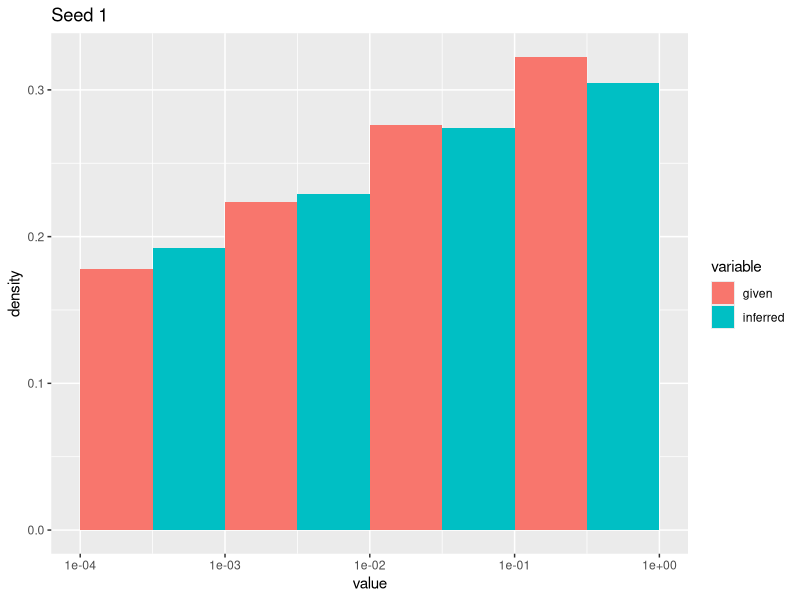
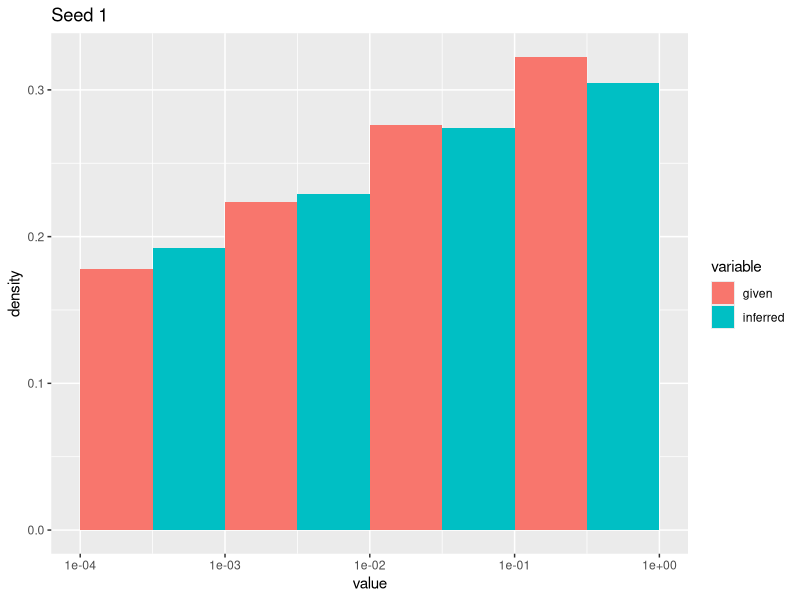
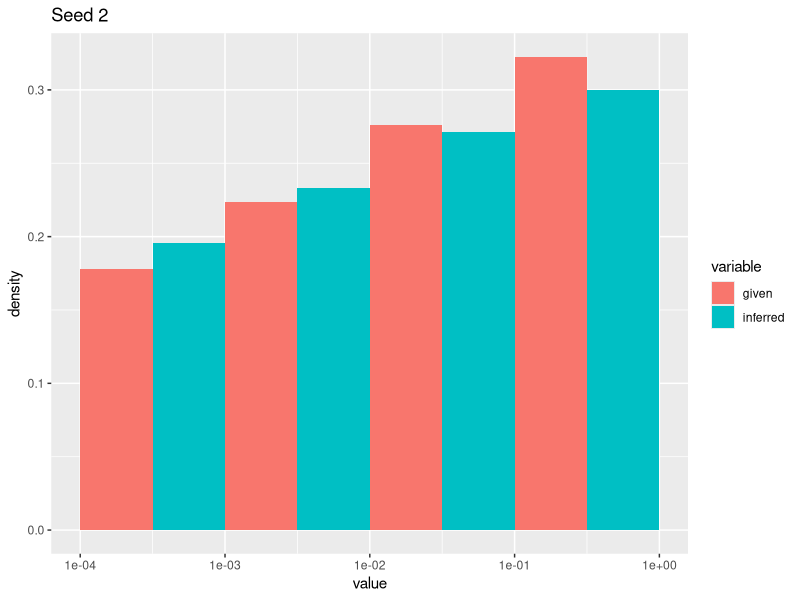
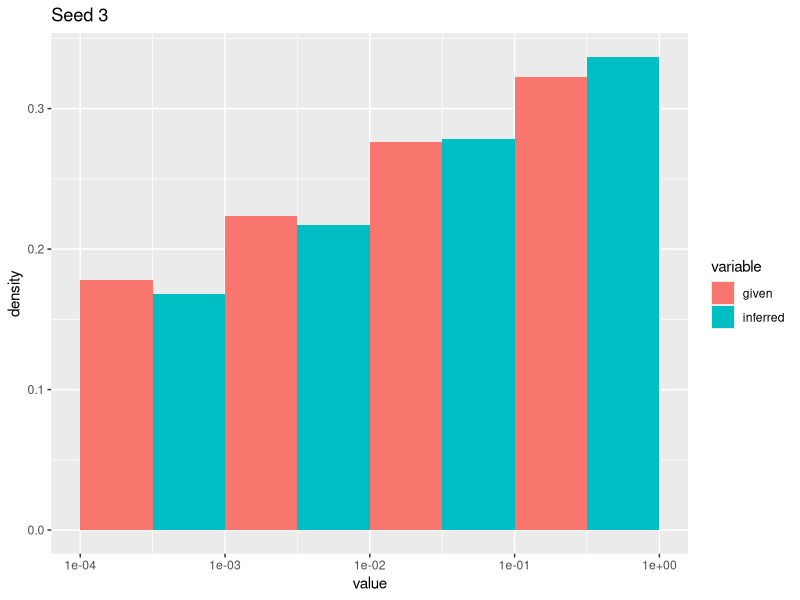
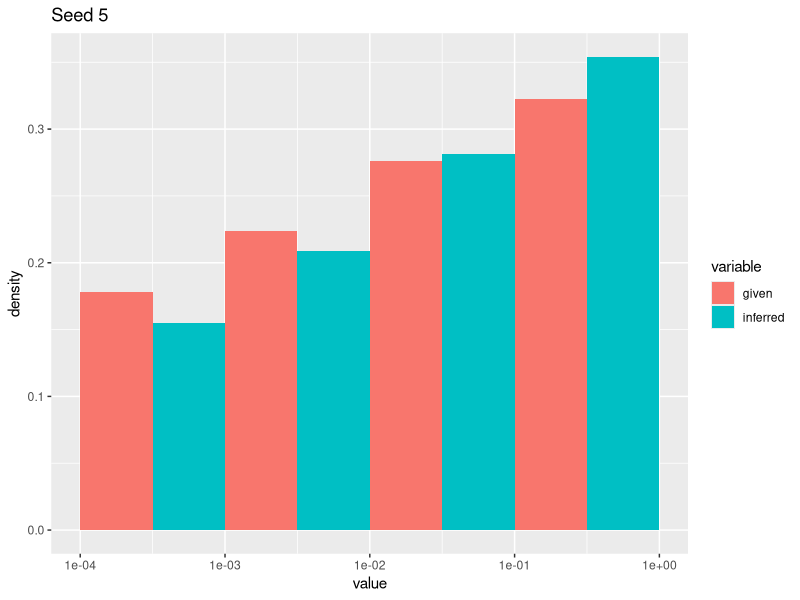
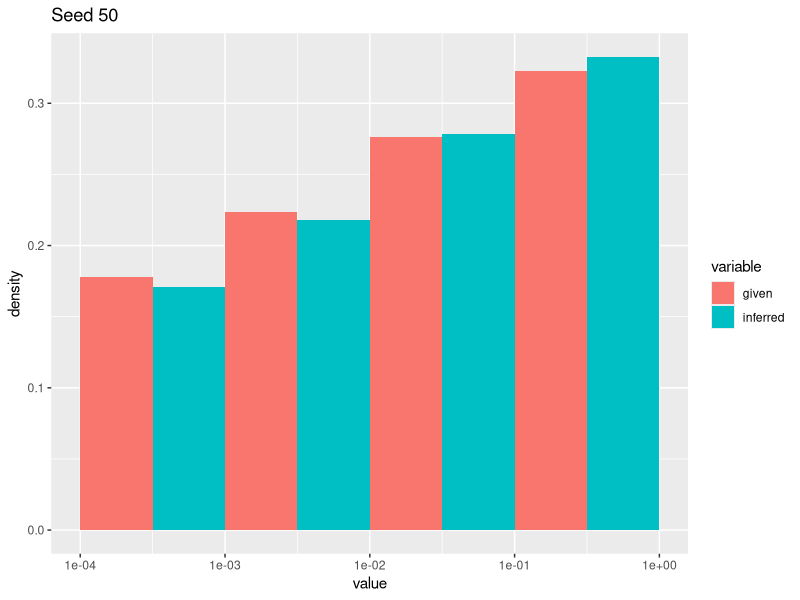
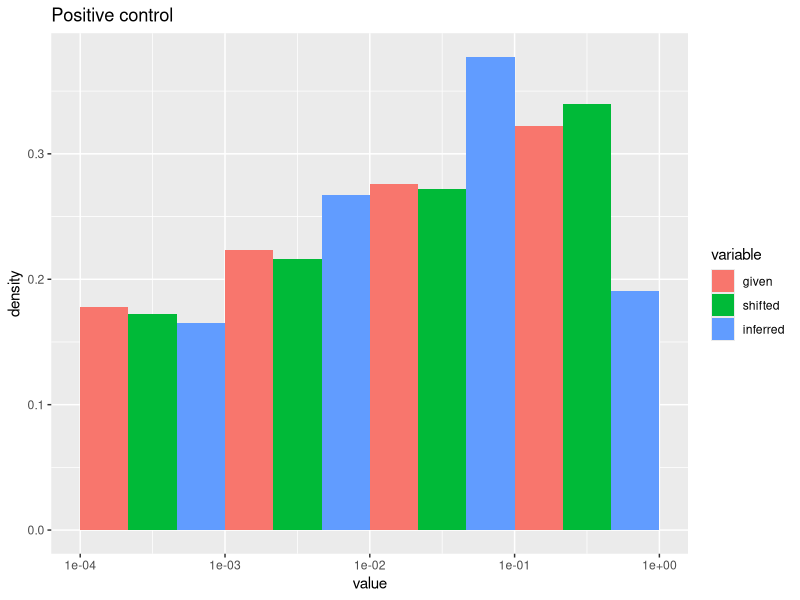
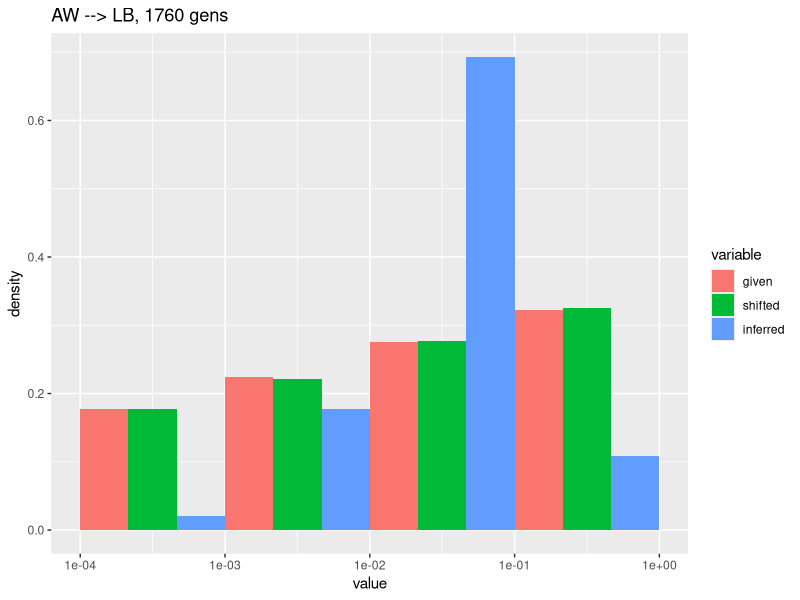

Recreate these plots in R, in order.
# DFE_visual_comparison.R
# Author: Jonathan Mah
# Date: 20190725
# This script is used to visually compare different DFE's.

library(ggplot2)
library(reshape2)

set.seed(1)

given_shape = 0.0980
given_scale = 4.9260

given_dist = rgamma(1000000, shape=given_shape, scale=given_scale)

seed_1_shape = 0.07823031
seed_1_scale = 4.89753492

seed_1_dist = rgamma(1000000, shape=seed_1_shape, scale=seed_1_scale)

seed_2_shape = 0.07286296
seed_2_scale = 4.97917218

seed_2_dist = rgamma(1000000, shape=seed_2_shape, scale=seed_2_scale)

seed_3_shape = 0.11293385
seed_3_scale = 4.76848343

seed_3_dist = rgamma(1000000, shape=seed_3_shape, scale=seed_3_scale)

seed_5_shape = 0.13145862
seed_5_scale = 4.92067621

seed_5_dist = rgamma(1000000, shape=seed_5_shape, scale=seed_5_scale)

seed_50_shape = 0.10862258
seed_50_scale = 4.91345036

seed_50_dist = rgamma(1000000, shape=seed_50_shape, scale=seed_50_scale)

AW_poscon_shifted_shape = 0.0980
AW_poscon_shifted_scale = 492.60
AW_poscon_inferred_shape = 0.21763684
AW_poscon_inferred_scale = 0.23417476

AW_poscon_shifted_dist = rgamma(1000000, shape=AW_poscon_shifted_shape, scale=AW_poscon_shifted_scale)
AW_poscon_inferred_dist = rgamma(1000000, shape=AW_poscon_inferred_shape, scale=AW_poscon_inferred_scale)

AW_LB_shifted_shape = 0.1001
AW_LB_shifted_scale = 4.9873
AW_LB_inferred_shape = 0.99682586
AW_LB_inferred_scale = 0.04518004

AW_LB_shifted_dist = rgamma(1000000, shape=AW_LB_shifted_shape, scale=AW_LB_shifted_scale)
AW_LB_inferred_dist = rgamma(1000000, shape=AW_LB_inferred_shape, scale=AW_LB_inferred_scale)

AW_PG_shifted_shape = 0.0931
AW_PG_shifted_scale = 4.5879
AW_PG_inferred_shape_1760 = 0.9573767
AW_PG_inferred_scale_1760 = 0.03943018

AW_PG_shifted_dist = rgamma(1000000, shape=AW_PG_shifted_shape, scale=AW_PG_shifted_scale)
AW_PG_inferred_dist_1760 = rgamma(1000000, shape=AW_PG_inferred_shape_1760, scale=AW_PG_inferred_scale_1760)

AW_PG_inferred_shape_100 = 0.11647548
AW_PG_inferred_scale_100 = 4.87223218

AW_PG_inferred_dist_100 = rgamma(1000000, shape=AW_PG_inferred_shape_100, scale=AW_PG_inferred_scale_100)

AW_PG_inferred_shape_1000 = 0.13395607
AW_PG_inferred_scale_1000 = 4.98398772

AW_PG_inferred_dist_1000 = rgamma(1000000, shape=AW_PG_inferred_shape_1000, scale=AW_PG_inferred_scale_1000)

AW_PG_inferred_shape_2000 = 0.16675636
AW_PG_inferred_scale_2000 = 4.960004

AW_PG_inferred_dist_2000 = rgamma(1000000, shape=AW_PG_inferred_shape_2000, scale=AW_PG_inferred_scale_2000)

seed_1_df <- data.frame(given = given_dist,
                        inferred = seed_1_dist)

ggplot(melt(seed_1_df), aes(x=value, y=..density.., fill = variable)) + 
  geom_histogram(position = "dodge",
                 breaks=c(0.0001, 0.001, 0.01, 0.1, 1)) +
  scale_x_log10() +
  ggtitle('Seed 1')

seed_1_df <- data.frame(given = given_dist,
                        inferred = seed_1_dist)

ggplot(melt(seed_1_df), aes(x=value, y=..density.., fill = variable)) + 
  geom_histogram(position = "dodge",
                 breaks=c(0.0001, 0.001, 0.01, 0.1, 1)) +
  scale_x_log10() +
  ggtitle('Seed 1')

seed_2_df <- data.frame(given = given_dist,
                        inferred = seed_2_dist)

ggplot(melt(seed_2_df), aes(x=value, y=..density.., fill = variable)) + 
  geom_histogram(position = "dodge",
                 breaks=c(0.0001, 0.001, 0.01, 0.1, 1)) +
  scale_x_log10() +
  ggtitle('Seed 2')

seed_3_df <- data.frame(given = given_dist,
                        inferred = seed_3_dist)

ggplot(melt(seed_3_df), aes(x=value, y=..density.., fill = variable)) + 
  geom_histogram(position = "dodge",
                 breaks=c(0.0001, 0.001, 0.01, 0.1, 1)) +
  scale_x_log10() +
  ggtitle('Seed 3')

seed_5_df <- data.frame(given = given_dist,
                        inferred = seed_5_dist)

ggplot(melt(seed_5_df), aes(x=value, y=..density.., fill = variable)) + 
  geom_histogram(position = "dodge",
                 breaks=c(0.0001, 0.001, 0.01, 0.1, 1)) +
  scale_x_log10() +
  ggtitle('Seed 5')

seed_50_df <- data.frame(given = given_dist,
                        inferred = seed_50_dist)

ggplot(melt(seed_50_df), aes(x=value, y=..density.., fill = variable)) + 
  geom_histogram(position = "dodge",
                 breaks=c(0.0001, 0.001, 0.01, 0.1, 1)) +
  scale_x_log10() +
  ggtitle('Seed 50')

AW_poscon_df <- data.frame(given = given_dist,
                           shifted = AW_poscon_shifted_dist,
                           inferred = AW_poscon_inferred_dist)

ggplot(melt(AW_poscon_df), aes(x=value, y=..density.., fill = variable)) + 
  geom_histogram(position = "dodge",
                 breaks=c(0.0001, 0.001, 0.01, 0.1, 1)) +
  scale_x_log10() +
  ggtitle('Positive control')

AW_LB_df <- data.frame(given = given_dist,
                       shifted = AW_LB_shifted_dist,
                       inferred = AW_LB_inferred_dist)

ggplot(melt(AW_LB_df), aes(x=value, y=..density.., fill = variable)) + 
  geom_histogram(position = "dodge",
                 breaks=c(0.0001, 0.001, 0.01, 0.1, 1)) +
  scale_x_log10() +
  ggtitle('AW --> LB, 1760 gens')

AW_PG_1760_df <- data.frame(given = given_dist,
                            shifted = AW_PG_shifted_dist,
                            inferred = AW_PG_inferred_dist_1760)

ggplot(melt(AW_PG_1760_df), aes(x=value, y=..density.., fill = variable)) + 
  geom_histogram(position = "dodge",
                 breaks=c(0.0001, 0.001, 0.01, 0.1, 1)) +
  scale_x_log10() +
  ggtitle('AW --> PG, 1760 gens')

AW_PG_100_df <- data.frame(given = given_dist,
                            shifted = AW_PG_shifted_dist,
                            inferred = AW_PG_inferred_dist_100)

ggplot(melt(AW_PG_100_df), aes(x=value, y=..density.., fill = variable)) + 
  geom_histogram(position = "dodge",
                 breaks=c(0.0001, 0.001, 0.01, 0.1, 1)) +
  scale_x_log10() +
  ggtitle('AW --> PG, 100 gens')

AW_PG_1000_df <- data.frame(given = given_dist,
                            shifted = AW_PG_shifted_dist,
                            inferred = AW_PG_inferred_dist_1000)

ggplot(melt(AW_PG_1000_df), aes(x=value, y=..density.., fill = variable)) + 
  geom_histogram(position = "dodge",
                 breaks=c(0.0001, 0.001, 0.01, 0.1, 1)) +
  scale_x_log10() +
  ggtitle('AW --> PG, 1000 gens')

AW_PG_2000_df <- data.frame(given = given_dist,
                            shifted = AW_PG_shifted_dist,
                            inferred = AW_PG_inferred_dist_2000)

ggplot(melt(AW_PG_2000_df), aes(x=value, y=..density.., fill = variable)) + 
  geom_histogram(position = "dodge",
                 breaks=c(0.0001, 0.001, 0.01, 0.1, 1)) +
  scale_x_log10() +
  ggtitle('AW --> PG, 2000 gens')